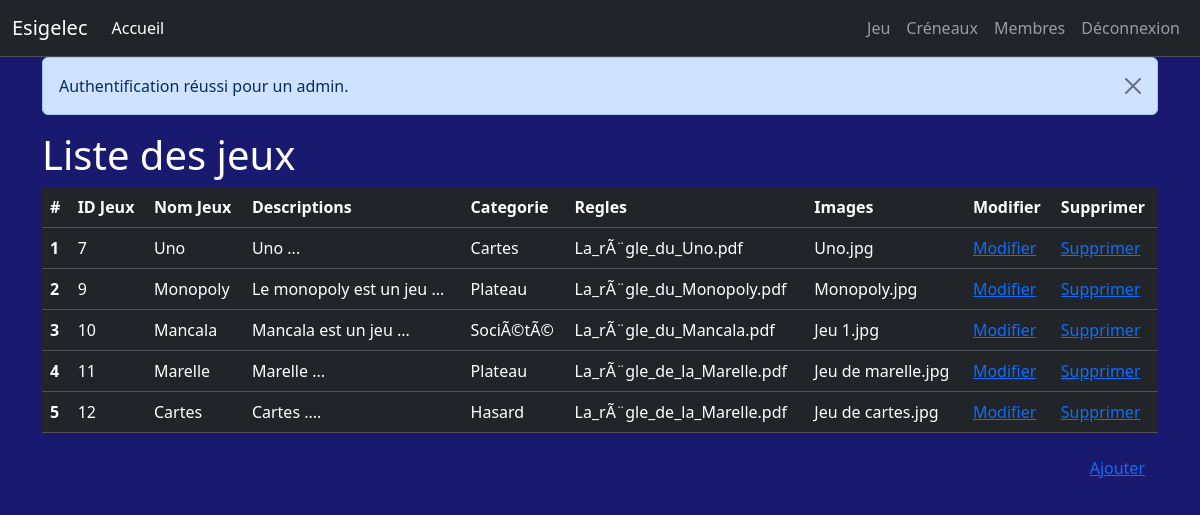
The app's page /jeuAdmin.php (signed in), older data.
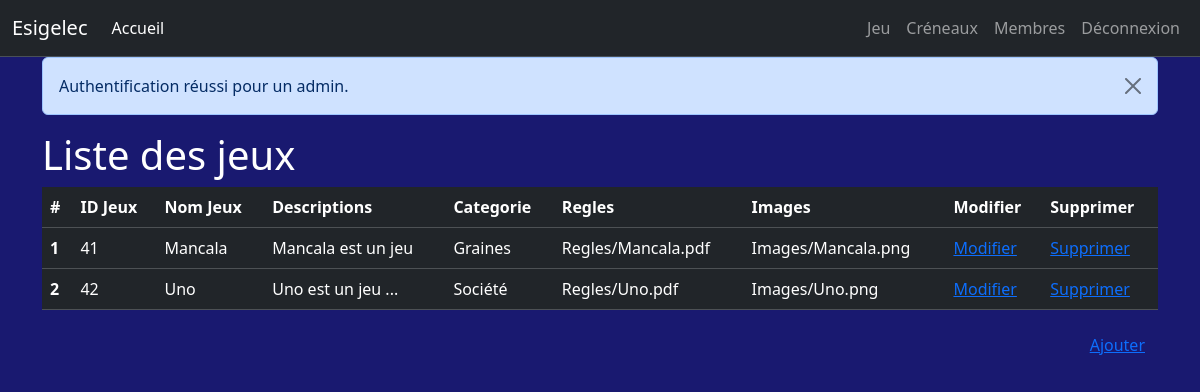
The same page, newer data.
### tables this page shows
CREATE TABLE `jeux` (
  `idJeux` int(11) NOT NULL,
  `nom` varchar(100) NOT NULL,
  `description` varchar(255) NOT NULL,
  `categorie` varchar(50) NOT NULL,
  `regle` varchar(255) NOT NULL,
  `image` varchar(255) NOT NULL
);

### jeuAdmin.php (the view, shortened to what this page needs)
<?php
    include 'header.inc.php';
    include 'menuAdmin.inc.php';
?>
<div class="container">
    <?php
         if(isset($_SESSION['message'])) {
            echo '<div class="alert alert-primary alert-dismissible fade show" role="alert">';
            echo $_SESSION['message'];
            echo '<button type="button" class="btn-close" data-bs-dismiss="alert" aria-label="Close"></button>';
            echo '</div>';
            }
    ?>
    <h1>Liste des jeux</h1>
    <table class="table table-dark table-hover">
        <thead>
            <tr>
                <th scope="col">#</th>
                <th scope="col">ID Jeux</th>
                <th scope="col">Nom Jeux</th>
                <th scope="col">Descriptions</th>
                <th scope="col">Categorie</th>
                <th scope="col">Regles</th>
                <th scope="col">Images</th>
                <th scope="col">Modifier</th>
                <th scope="col">Supprimer</th>
            </tr>
        </thead>
        <tbody>
            <?php
                $i = 1;
                include("connpdo.php");
                $req="SELECT * FROM jeux ";
                $stmt=$pdo->prepare($req);
                $stmt->execute();
                while ($user = $stmt->fetch() ) {
                    echo '<tr>';
                    echo '<th scope="row">' . $i . '</th>';
                    echo '<td>' . $user['idJeux'] . '</td>';
                    echo '<td>' . $user['nom'] . '</td>';
                    echo '<td>' . $user['description'] . '</td>';
                    echo '<td>' . $user['categorie'] . '</td>';
                    echo '<td>' . $user['regle'] . '</td>';
                    echo '<td>' . $user['image'] . '</td>';
                    echo '<td><a href="updateJeux.php?idJeux=' . $user['idJeux'] . '" >Modifier</a></td>';
                    echo '<td><a href="tt_SuppressionJeux.php?idJeux=' . $user['idJeux'] . '" >Supprimer</a></td>';
                    echo '</tr>';
                    $i++;
                }
            ?>
        </tbody>
    </table>
     <button type="button" class="btn btn-outline" style="float:right">
        <a  href="addGame.php">Ajouter</a>
    </button>
</div>

Row changes from the older to the newer data that the page shows:
removed jeux: idJeux "7", nom "Uno", description "Uno ...", categorie "Cartes", regle "La_rÃ¨gle_du_Uno.pdf", image "Uno.jpg"
removed jeux: idJeux "9", nom "Monopoly", description "Le monopoly est un jeu ...", categorie "Plateau", regle "La_rÃ¨gle_du_Monopoly.pdf", image "Monopoly.jpg"
removed jeux: idJeux "10", nom "Mancala", description "Mancala est un jeu ...", categorie "SociÃ©tÃ©", regle "La_rÃ¨gle_du_Mancala.pdf", image "Jeu 1.jpg"
removed jeux: idJeux "11", nom "Marelle", description "Marelle ...", categorie "Plateau", regle "La_rÃ¨gle_de_la_Marelle.pdf", image "Jeu de marelle.jpg"
removed jeux: idJeux "12", nom "Cartes", description "Cartes ....", categorie "Hasard", regle "La_rÃ¨gle_de_la_Marelle.pdf", image "Jeu de cartes.jpg"
added jeux: idJeux "41", nom "Mancala", description "Mancala est un jeu", categorie "Graines", regle "Regles/Mancala.pdf", image "Images/Mancala.png"
added jeux: idJeux "42", nom "Uno", description "Uno est un jeu ...", categorie "Société", regle "Regles/Uno.pdf", image "Images/Uno.png"
